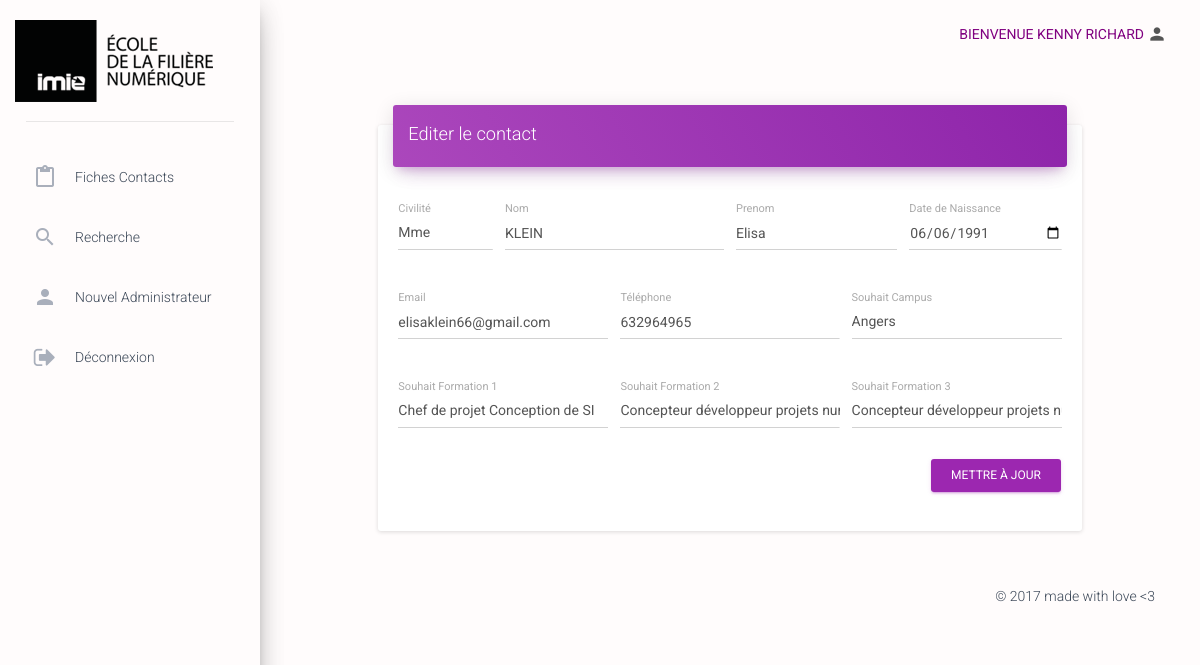
Page /admin/dashboard.php?action=formEditContact&id=2 (signed in) on the committed database.
### tables this page shows
CREATE TABLE IF NOT EXISTS `fiche_contact` (
  `id` int(11) NOT NULL,
  `civilite` int(2) NOT NULL,
  `nom` varchar(25) NOT NULL,
  `prenom` varchar(25) NOT NULL,
  `date_naissance` date NOT NULL,
  `tel` int(11) NOT NULL,
  `email` varchar(50) NOT NULL,
  `formation` varchar(25) DEFAULT NULL,
  `diplome_obtenu` varchar(25) NOT NULL,
  `etab_origine` varchar(25) NOT NULL,
  `info_imie` varchar(25) DEFAULT NULL,
  `disponibilite` varchar(50) NOT NULL,
  `date_formulaire` date NOT NULL,
  `id_campus_imie` int(11) NOT NULL,
  `id_statut` int(11) DEFAULT NULL,
  `id_formation` int(11) NOT NULL,
  `id_formation_1` int(11) DEFAULT NULL,
  `id_formation_2` int(11) DEFAULT NULL
);

CREATE TABLE IF NOT EXISTS `campus_imie` (
  `id` int(11) NOT NULL,
  `nom` varchar(25) DEFAULT NULL,
  `code_campus` varchar(25) DEFAULT NULL
);

CREATE TABLE IF NOT EXISTS `formation` (
  `id` int(11) NOT NULL,
  `nom` varchar(100) DEFAULT NULL,
  `code_formation` varchar(25) DEFAULT NULL
);

### models/repositories/ContactRepository.php (called while the page is built, shortened)
<?php
  class ContactRepository
  {
 public function getOneById($pdo, $id) {
    $resultat = $pdo->query('SELECT f.id, f.civilite, f.nom, f.prenom, f.date_naissance, f.id_formation, f.id_formation_1, f.id_formation_2, f.id_campus_imie, f.email, f.tel, c.nom AS cnom, fo1.nom AS fonom, fo2.nom as fo2nom, fo3.nom as fo3nom FROM fiche_contact f INNER JOIN campus_imie c ON f.id_campus_imie = c.id LEFT JOIN formation fo1 ON f.id_formation = fo1.id LEFT JOIN formation fo2 ON f.id_formation_1 = fo2.id LEFT JOIN formation fo3 ON f.id_formation_2 = fo3.id WHERE f.id = '.$id);
    $resultat->setFetchMode(PDO::FETCH_OBJ);
    $obj = $resultat->fetch();
    $campus = new Campus();
    $campus->setId($obj->id_campus_imie);
    $campus->setNom($obj->cnom);
    $formation1 = new Formation();
    $formation1->setId($obj->id_formation);
    $formation1->setNom($obj->fonom);
    $formation2 = new Formation();
    $formation2->setId($obj->id_formation_1);
    $formation2->setNom($obj->fo2nom);
    $formation3 = new Formation();
    $formation3->setId($obj->id_formation_2);
    $formation3->setNom($obj->fo3nom);
    $contact = new FicheContact();
    $contact->setId($obj->id);
    $contact->setCivilite($obj->civilite);
    $contact->setNom($obj->nom);
    $contact->setPrenom($obj->prenom);
    $contact->setDateNaissance($obj->date_naissance);
    $contact->setSouhait1($formation1);
    $contact->setSouhait2($formation2);
    $contact->setSouhait3($formation3);
    $contact->setSite($campus);
    $contact->setEmail($obj->email);
    $contact->setTel($obj->tel);
    return $contact;
  }
}

### models/entities/fichecontact.php (called while the page is built, shortened)
<?php
class FicheContact {
		protected $civilite;
		protected $nom;
		protected $prenom;
		protected $dateNaissance;
		protected $tel;
		protected $email;
		protected $site;
		protected $souhait1;
		protected $souhait2;
		protected $souhait3;
		public function getCivilite() {
			return $this->civilite;
		}
		public function setCivilite($civilite) {
			$this->civilite = $civilite;
		}
		public function getNom() {
			return $this->nom;
		}
		public function setNom($nom) {
			$this->nom = $nom;
		}
		public function getPrenom() {
			return $this->prenom;
		}
		public function setPrenom($prenom) {
			$this->prenom = $prenom;
		}
		public function getDateNaissance() {
			return $this->dateNaissance;
		}
		public function setDateNaissance($dateNaissance) {
			$this->dateNaissance = $dateNaissance;
		}
		public function getTel() {
			return $this->tel;
		}
		public function setTel($tel) {
			$this->tel = $tel;
		}
		public function getEmail() {
			return $this->email;
		}
		public function setEmail($email) {
			$this->email = $email;
		}
		public function getSite() {
			return $this->site;
		}
		public function setSite($site) {
			$this->site = $site;
		}
		public function getSouhait1() {
			return $this->souhait1;
		}
		public function setSouhait1($souhait1) {
			$this->souhait1 = $souhait1;
		}
		public function getSouhait2() {
			return $this->souhait2;
		}
		public function setSouhait2($souhait2) {
			$this->souhait2 = $souhait2;
		}
		public function getSouhait3() {
			return $this->souhait3;
		}
		public function setSouhait3($souhait3) {
			$this->souhait3 = $souhait3;
		}
	}

### models/entities/campusimie.php (called while the page is built)
<?php
class Campus {
	protected $id;
	protected $nom;
	public function getId() {
		return $this->id;
	}
	public function setId($id) {
		$this->id = $id;
	}
	public function getNom() {
		return $this->nom;
	}
	public function setNom($nom) {
		$this->nom = $nom;
	}
}

### models/entities/formation.php (called while the page is built)
<?php
class Formation {
	protected $id;
	protected $nom;
	public function getId() {
		return $this->id;
	}
	public function setId($id) {
		$this->id = $id;
	}
	public function getNom() {
		return $this->nom;
	}
	public function setNom($nom) {
		$this->nom = $nom;
	}
}

### admin/views/formEditContact.php (the view, shortened to what this page needs)
<div class="content">
    <div class="container-fluid">
        <div class="row">
        <div class= "col-md-1"></div>
            <div class="col-md-10">
                <div class="card">
                    <div class="card-header" data-background-color="purple">
                        <h4 class="title">Editer le contact</h4>
                    </div>
                    <div class="card-content">
                        <form action="./dashboard.php" method="POST">
                            <div class="row">
                                <div class="col-md-2">
			<div class="form-group label-floating">
				<label class="control-label">Civilité</label>
				<select class="form-control" name="civ">
					<?php if ($contact->getCivilite() == 1){
						echo '<option value="1">Mr</option>';
						echo '<option value="2">Mme</option>';
					}elseif ($contact->getCivilite() == 2){
						echo '<option value="2">Mme</option>';
						} ?>
				</select>
			</div>
                                </div>
                                <div class="col-md-4">
			<div class="form-group label-floating">
				<label class="control-label">Nom</label>
				<input type="text" class="form-control" name="nom" value="<?php echo $contact->getNom() ?>" >
			</div>
                                </div>
                                <div class="col-md-3">
			<div class="form-group label-floating">
				<label class="control-label">Prenom</label>
				<input type="text" class="form-control" name="prenom" value="<?php echo $contact->getPrenom() ?>">
			</div>
                                </div>
                               	<div class="col-md-3">
			<div class="form-group label-floating">
				<label class="control-label">Date de Naissance</label>
				<input type="date" class="form-control" name="dateNaissance" value="<?php echo $contact->getDateNaissance() ?>">
			</div>
                                </div>
                            </div>
                            <div class="row">
                                <div class="col-md-4">
			<div class="form-group label-floating">
				<label class="control-label">Email</label>
				<input type="email" class="form-control" name="email" value="<?php echo $contact->getEmail() ?>">
			</div>
                                </div>
                                <div class="col-md-4">
			<div class="form-group label-floating">
				<label class="control-label">Téléphone</label>
				<input type="text" class="form-control" name="tel" value="<?php echo $contact->getTel() ?>">
			</div>
                                </div>
                               <div class="col-md-4">
			<div class="form-group label-floating">
				<label class="control-label">Souhait Campus</label>
				<select class="form-control" name="campus" >
				<option value=<?php echo $contact->getSite()->getId()?>><?php echo $contact->getSite()->getNom() ?></option>
				</select>
			</div>
                                </div>
                            </div>
                            <div class="row">
                               <div class="col-md-4">
			<div class="form-group label-floating">
				<label class="control-label">Souhait Formation 1</label>
				<select class="form-control" name="formation1" >
				<option value=<?php echo $contact->getSouhait1()->getid()?>><?php echo $contact->getSouhait1()->getNom() ?></option>
				</select>
			</div>
                                </div>
                                <div class="col-md-4">
			<div class="form-group label-floating">
				<label class="control-label">Souhait Formation 2</label>
				<select class="form-control" name="formation2" >
				<option value=<?php echo $contact->getSouhait2()->getid()?>><?php echo $contact->getSouhait2()->getNom() ?></option>
				</select>
			</div>
                                </div>
                                <div class="col-md-4">
			<div class="form-group label-floating">
				<label class="control-label">Souhait Formation 3</label>
				<select class="form-control" name="formation3" >
				<option value=<?php echo $contact->getSouhait2()->getid()?>><?php echo $contact->getSouhait3()->getNom() ?></option>
				</select>
			</div>
                                </div>
                            </div>
                            <button type="submit" class="btn btn-primary pull-right">Mettre à jour</button>
                            <div class="clearfix"></div>
                        </form>
                    </div>
                </div>
            </div>

### rows in the picture
fiche_contact: civ "Mme", nom "KLEIN", prenom "Elisa", dateNaissance "06/06/1991", email "elisaklein66@gmail.com", tel "632964965", campus "Angers", formation1 "Chef de projet Conception de SI", formation2 "Concepteur développeur projets numériques", formation3 "Concepteur développeur projets numériques"

### other values in the picture
$_SESSION['prenom'] "KENNY"
$_SESSION['nom'] "RICHARD"
